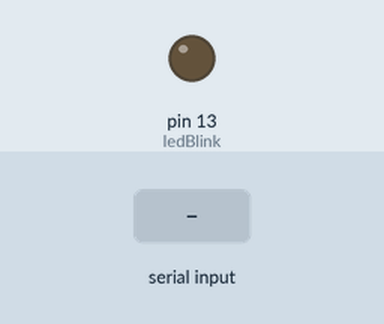
This sketch was run on a simulated Arduino Uno, built with avr-gcc and run on an emulated ATmega328P. On the bench: output pins drawn as LEDs (lit = HIGH). The inputs (shaded band) are chosen by the test bench.

Above: at 1.2 s.
1.3 s: "a" received over Serial
At 2.0 s:
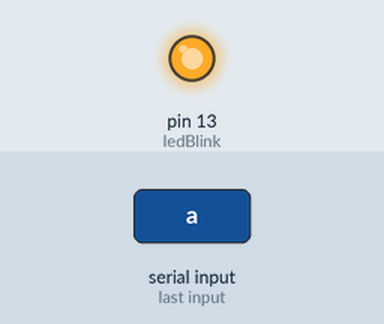
2.8 s: "b" received over Serial
At 3.1 s:
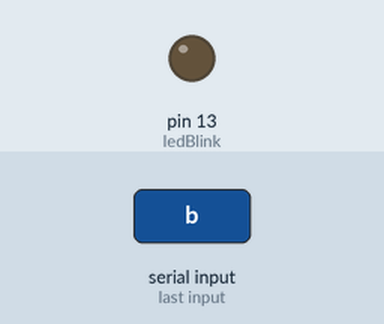
Timing chart, 0 to 5.8 s (numbered marks = the images above; inputs shaded):
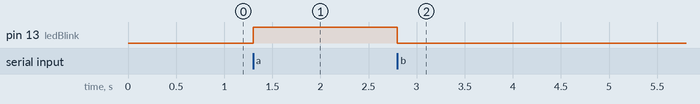

The sketch:

lendo_serial.ino
```cpp
char incomingByte = 0; //Variável para o dado recebido
#define ledBlink 13

void setup()
{
  Serial.begin(9600);
  pinMode(ledBlink, OUTPUT);
}

void loop()
{
  //Apenas responde quando dados são recebidos
  if (Serial.available() > 0) // Significa que está recebendo dados na serial
  {
    //Lê do buffer o dado recebido
    incomingByte = Serial.read(); // Está armazenando na varável 'incomingByte' o valor lido na serial

    if (incomingByte == 'a')
    {
      digitalWrite(ledBlink, HIGH);
    }
    if (incomingByte == 'b')
    {
      digitalWrite(ledBlink, LOW);
    }
  }
}
```

Measured:
- after the input at 1.3 s, pin 13 (ledBlink): LOW → HIGH at once
- after the input at 2.8 s, pin 13 (ledBlink): HIGH → LOW at once
